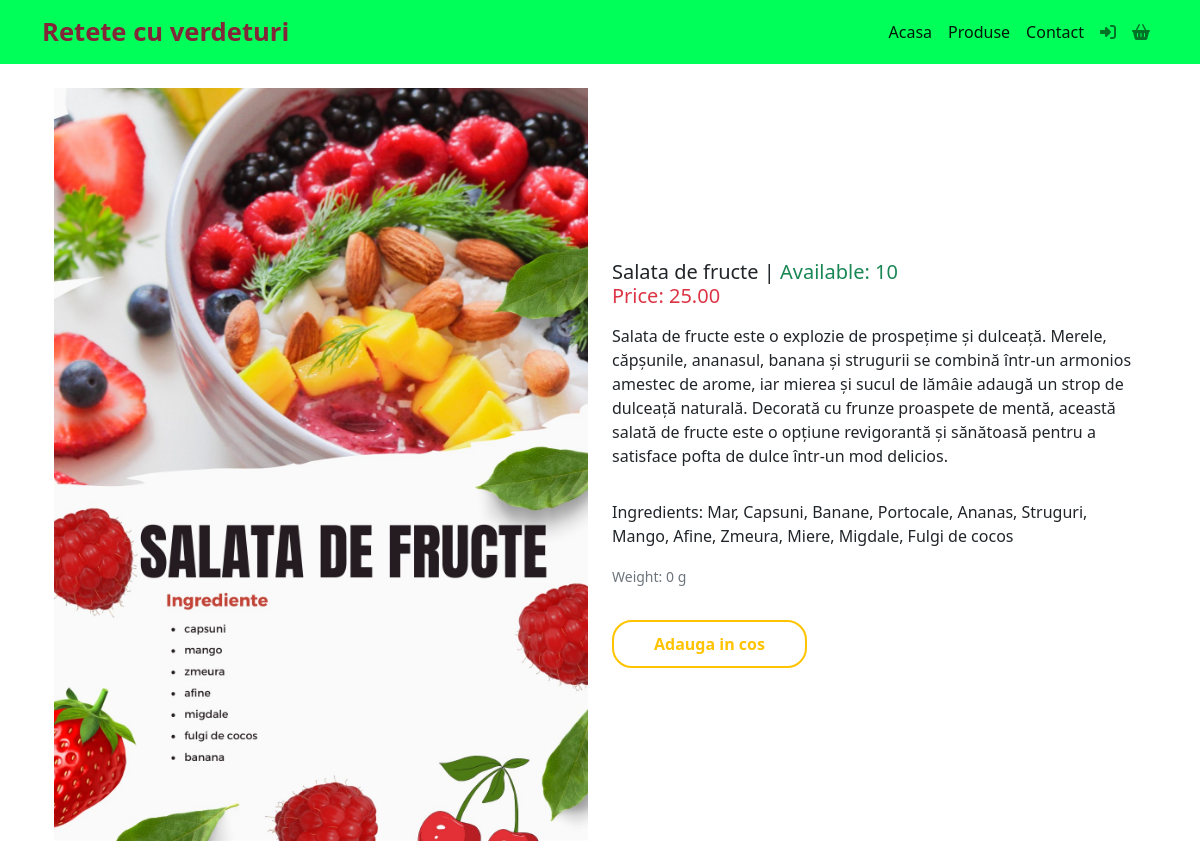
Screenshot of /product/2/ with the database file from the repository.
### App_retetecuverdeturi/models/product.py (models this page shows)
class Product(models.Model):
    name = models.CharField(max_length=100)
    description = models.TextField()
    price = models.DecimalField(max_digits=10, decimal_places=2)
    image = models.ImageField(upload_to='product_images/', null=True, blank=True)
    available_quantity = models.PositiveIntegerField(default=0)
    ingredients = models.TextField(null=True)
    weight_grams = models.PositiveIntegerField(default=0)

### App_retetecuverdeturi/views.py (the view)
# urls.py: path('product/<int:product_id>/', views.product_view, name='product_view')
def product_view(request, product_id):
    product = Product.objects.get(id=product_id)
    return render(request, 'App_retetecuverdeturi/product.html', {'product': product})

### App_retetecuverdeturi/templates/App_retetecuverdeturi/product.html
{% extends "App_retetecuverdeturi/base.html" %}
{% block content %}
<div class="container">
   <div class="row d-flex justify-content-center align-items-center" style="height: 100vh;">
       <div class="col">
           <img src="{{ product.image.url }}" alt="{{ product.name }} Image" class="img-fluid">
       </div>
       <div class="col">
           <div class="row">
               <h5 class="card-title">{{ product.name }} | <span class="text-success">Available: {{product.available_quantity}}</span></h5>
               <h5 class="card-title text-danger">Price: {{ product.price }}</h5>
               <p class="card-text"><p> {{product.description}}</p>
               <p class="card-text"><p>Ingredients: {{product.ingredients}}</p>
               <p class="card-text"><small class="text-muted">Weight: {{ product.weight_grams }} g</small></p>
           </div>
           {% if user %}
               <a href="#">
                   <button class="btn-custom-reverse spaced-top-2">Adauga in cos</button>
               </a>
           {% endif %}
       </div>
   </div>
</div>
{% endblock %}

### App_retetecuverdeturi/static/css/base.css (style rules this page uses)
.spaced-top-2 { margin-top: 2em; }
.btn-custom-reverse { font-weight: bold; background-color: #FFFFFF; padding: 10px 40px; border-radius: 20px; border: 2px solid #FFC300; color: #FFC300; }

### rows the page displays
Product: image (picture), name "Salata de fructe", available_quantity "10", price "25.00", description "Salata de fructe este o explozie de prospețime și dulceață. Merele, căpșunile, ananasul, banana și strugurii se combină într-un armonios amestec de arome, iar mierea și sucul de lămâie adaugă un strop de dulceață naturală. Decorată cu frunze proaspete de mentă, această salată de fructe este o opțiune revigorantă și sănătoasă pentru a satisface pofta de dulce într-un mod delicios.", ingredients "Mar, Capsuni, Banane, Portocale, Ananas, Struguri, Mango, Afine, Zmeura, Miere, Migdale, Fulgi de cocos", weight_grams "0"
